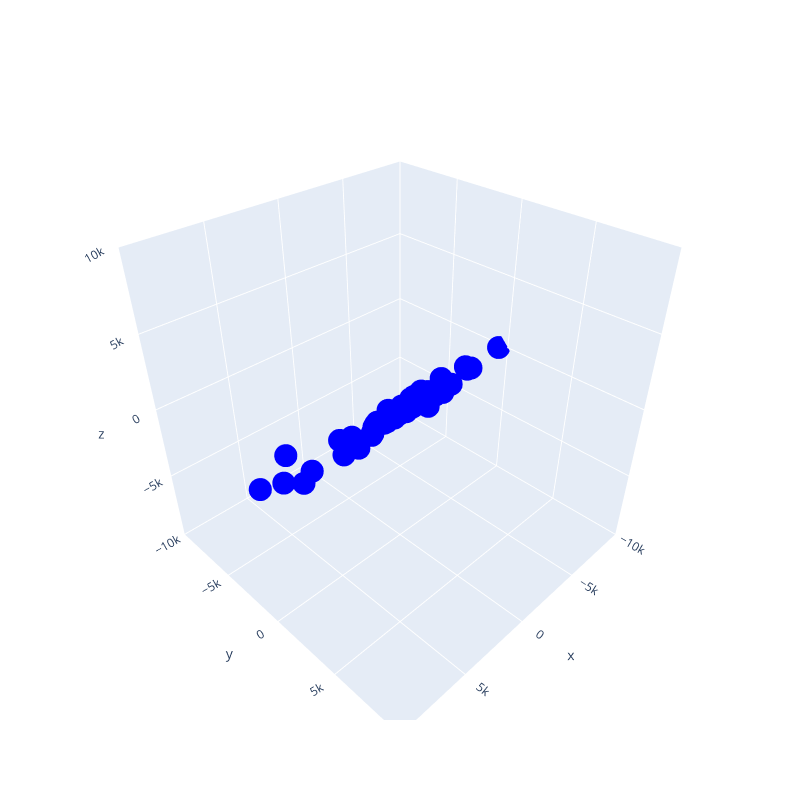

The code cell stored with this chart in its notebook:
### Code cell
#Visualize 3d dense cloud

xS = [X[i][0, 0] for i in range(0, len(X))]
yS = [X[i][1, 0] for i in range(0, len(X))]
zS = [X[i][2, 0] for i in range(0, len(X))]

LIM = 1e4

fig = go.Figure(
    data=[go.Scatter3d(x=xS, y=yS, z=zS, marker={"color": "blue"}, mode="markers")])
fig.update_layout(
        scene = dict(
            xaxis=dict(range=[-LIM, LIM], autorange=False),
            yaxis=dict(range=[-LIM, LIM], autorange=False),
            zaxis=dict(range=[-LIM, LIM], autorange=False),
            aspectratio=dict(x=1, y=1, z=1),
        ),
        showlegend=False,
        width=800,
        height=800)

fig.show()
